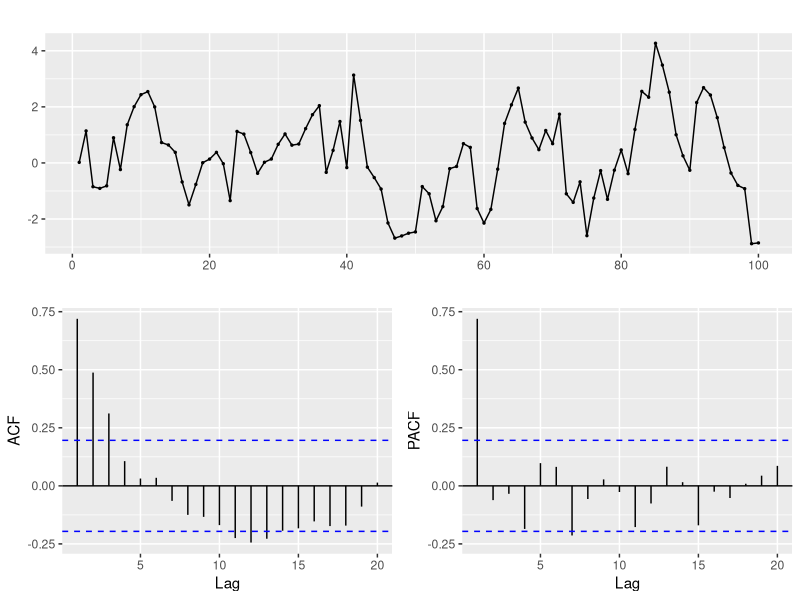
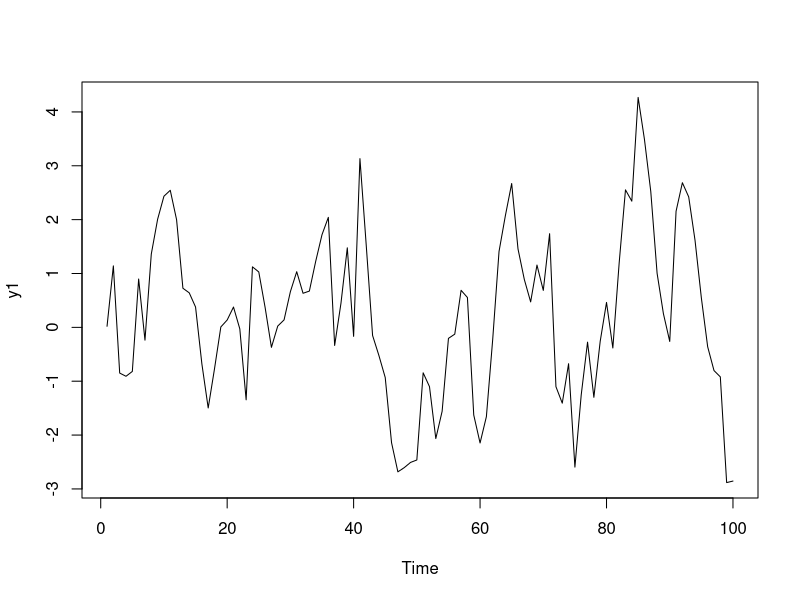
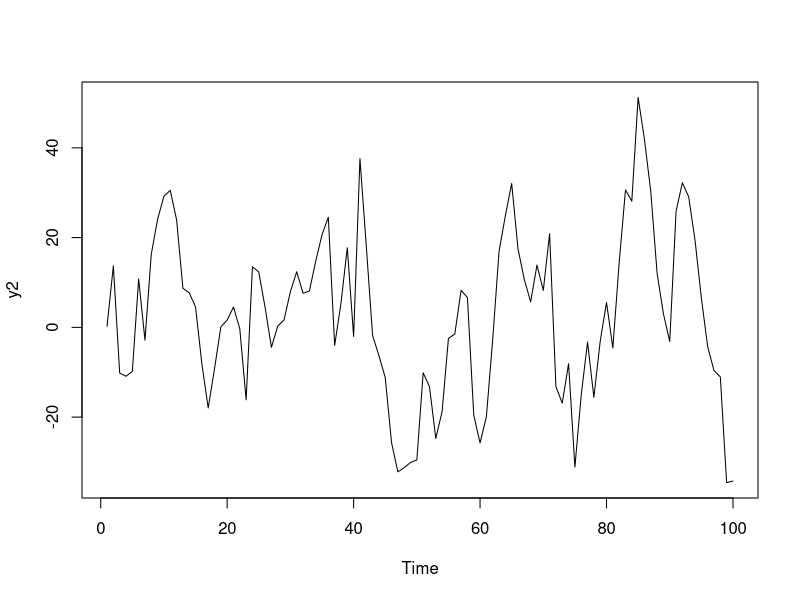

Reproduce these figures in R, in order.
# ARIMA -модель .
library("ggplot2") # графики
library("forecast") # прогнозирование временных рядов: ARMA 
library("xts") # операции с временными рядами
set.seed(16)
y <- arima.sim(n = 100, list(order = c(1,0,0),ar = 0.7))
ggtsdisplay(y)
set.seed(16)
y1 <- arima.sim(list(order = c(1,0,0), ar = 0.7), n = 100 )
ts.plot(y1)
set.seed(16)
y2 <- arima.sim(list(order = c(1,0,0), ar = 0.7), n = 100, sd =12 )
ts.plot(y2)